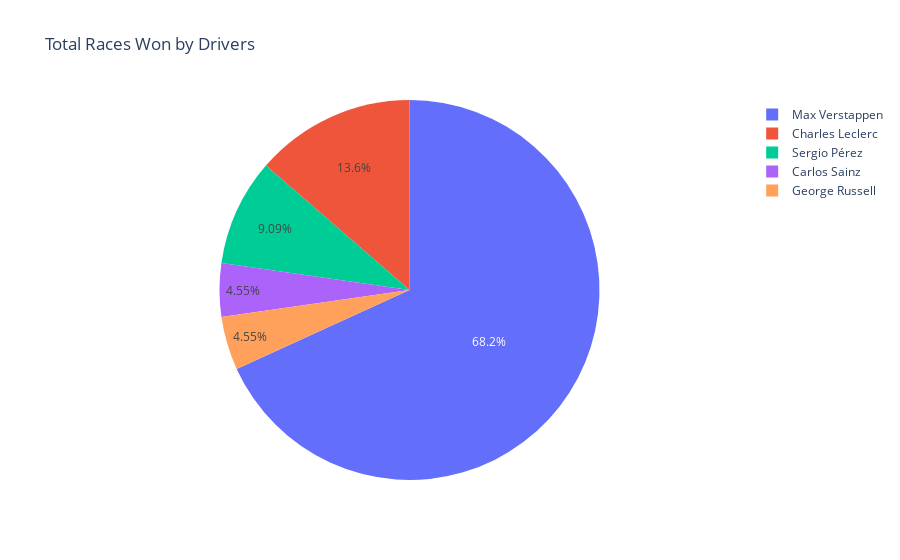

Notebook source saved alongside this figure:
### Code cell
fig = go.Figure(data=go.Pie(labels=total_races_won['Driver'], values=total_races_won['Total Races Won']))
fig.update_layout(title='Total Races Won by Drivers')

### Figure 1 — Plotly figure (JSON) as saved in the notebook; plotly's stock layout.template omitted (floating-point values rounded to 4 significant figures)
{"data": [{"labels": ["Max Verstappen", "Charles Leclerc", "Sergio Pérez", "Carlos Sainz", "George Russell"], "type": "pie", "values": [15, 3, 2, 1, 1]}], "layout": {"title": {"text": "Total Races Won by Drivers"}}}
